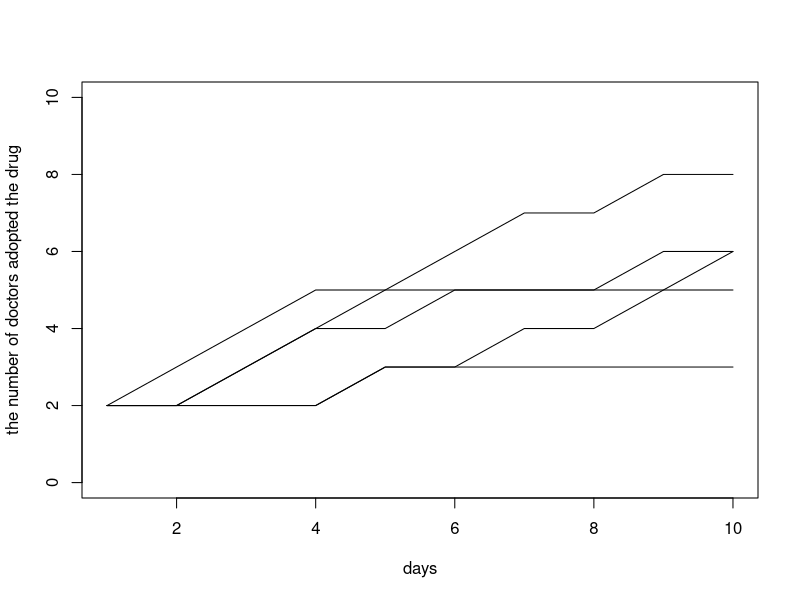

The R script that drew this image:
# Homework 6
# Stat 133, Lec 2, Spring 2015
# Due : Friday March 20th by 5 pm

# Review the slides on simulations for this assignment.

# Consider the following model on use of a new drug:
# We have a population of doctors, population size : <n.doctors>
# Every doctor has either adopted the use of a new drug, or not (0/1 status)
# Now write a function that runs a simulation for a period of :
# <n.days> where
# - every day exactly two _random_ doctors meet
# - if one has adopted but the other one has not then the
#   holdout adopts the use of the drug with probability p
# Return a matrix that shows for each day which doctors have adopted
# the use of the drug.

# Input varibles are
# <n.days> : the number of days the simulation should be run for
# <n.doctors> : total number of doctors 
# <initial.doctors> : a 0/1 vector of length <n.doctors>, 1 for adopters
# <p> : the probability that the non-adopter adopts the drug.

# Ouput variable
# <has_adopted> : matrix with <n.doctors> rows and <n.days> columns
#                 i.e. one row for each doctor
#                 the entries are 0 for days where the doctor is a
#                 non-adopter, else 1 (so once a row turns to 1 it stays as 1).

sim.doctors <- function(initial.doctors, n.doctors, n.days, p){

  # Set up the output variable, define it as a matrix then use initial.doctors 
  # to set the first column (day)
  has_adopted=matrix(initial.doctors,nrow=n.doctors,ncol=n.days)
  
  # Run a simulation for <n.days> (use a for loop).  In the loop:
  # 1) pick two random doctors
  # 2) check if one has adopted the other hasn't
  # 3) convert the non-adopter with probability p
  for (i in 2:n.days){
    has_adopted[,i]=has_adopted[,i-1]
    sampled=sample(c(1:n.doctors),2)
    if(has_adopted[sampled[1],i-1]==0 & has_adopted[sampled[2],i-1]==1)
      has_adopted[sampled[1],i]=sample(c(0,1),1,prob=c(1-p,p))
    if(has_adopted[sampled[1],i-1]==1 & has_adopted[sampled[2],i-1]==0)
      has_adopted[sampled[2],i]=sample(c(0,1),1,prob=c(1-p,p))     
  }
  # return the output
  return (has_adopted)
}

# When you test your function you have to generate <initial.doctors> and
# pick values for the other input parameters.

set.seed(42)
# Generate a value for <initial.doctors> that has 10% 1s and 90% 0s.
initial.doctors=sample(c(0,1),10,prob=c(0.9,0.1),replace=T)
n.doctors=length(initial.doctors)
n.days=10
# Run your function for at least 5 different values of <p> and plot
p_0.2=sim.doctors(initial.doctors, n.doctors, n.days, 0.2)
p_0.4=sim.doctors(initial.doctors, n.doctors, n.days, 0.4)
p_0.6=sim.doctors(initial.doctors, n.doctors, n.days, 0.6)
p_0.8=sim.doctors(initial.doctors, n.doctors, n.days, 0.8)
p_1.0=sim.doctors(initial.doctors, n.doctors, n.days, 1.0)
# on x-axis: days,
# on y-axis : the number of doctors that have already adopted the drug, on that day
# Put all 5 lines in one figure (e.g. use first plot() then lines() for the subsequent lines)
count_sum=function(x){
  a=c()
  for (i in 1:ncol(x))
    a[i]=sum(x[,i])
  return(a)
}
sum_0.2=count_sum(p_0.2)
sum_0.4=count_sum(p_0.4)
sum_0.6=count_sum(p_0.6)
sum_0.8=count_sum(p_0.8)
sum_1.0=count_sum(p_1.0)
plot(c(1:n.days),ylim=c(0,10),sum_0.2,xlab="days",ylab="the number of doctors adopted the drug","l")
lines(c(1:n.days),sum_0.4)
lines(c(1:n.days),sum_0.6)
lines(c(1:n.days),sum_0.8)
lines(c(1:n.days),sum_1.0)
